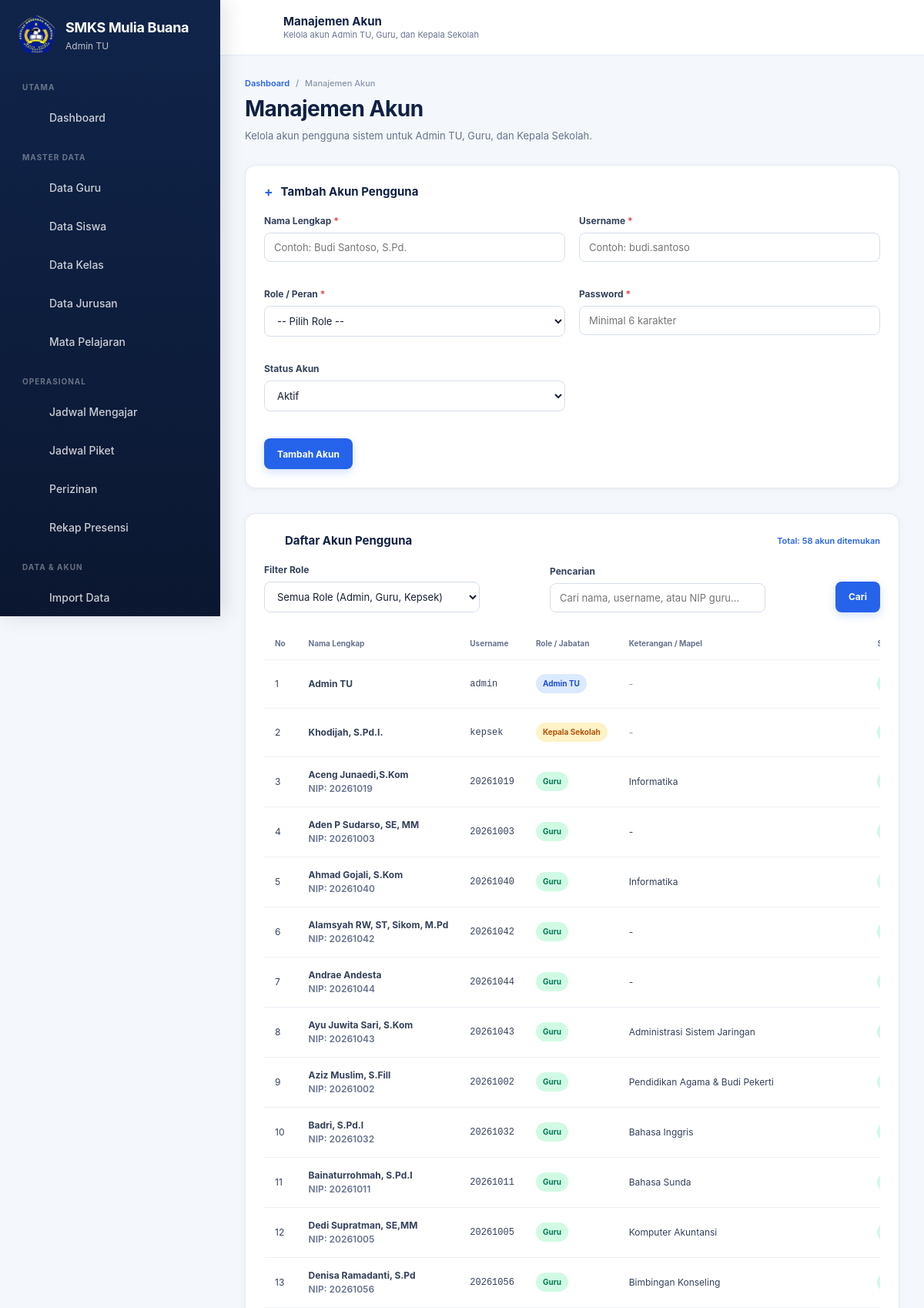
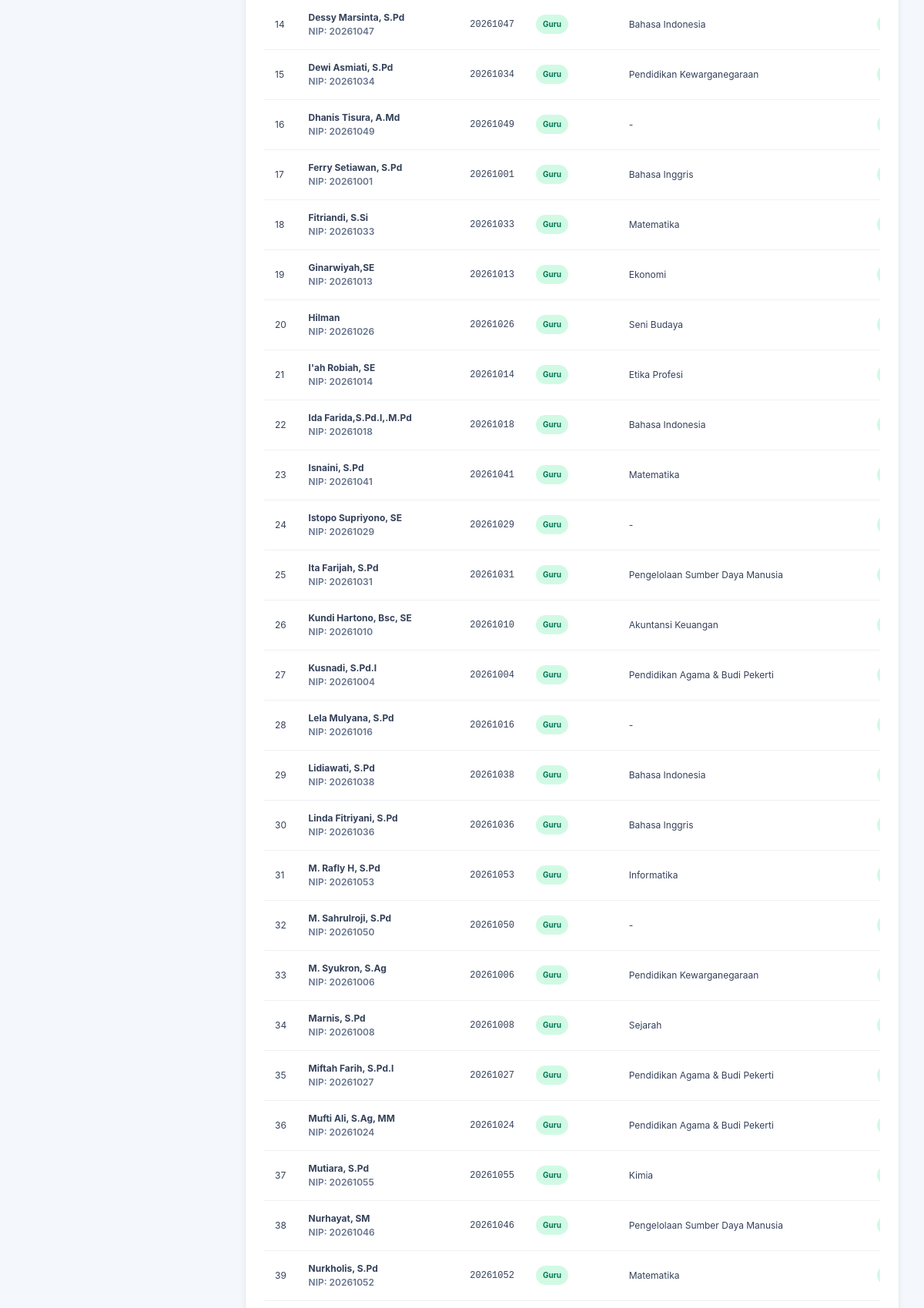
The page /admintu/users.php (signed in, upper part) on the database its author committed (2 pictures, top to bottom).
### tables this page shows
CREATE TABLE `users` (
  `id` int(10) unsigned NOT NULL AUTO_INCREMENT,
  `username` varchar(50) NOT NULL,
  `password` varchar(255) NOT NULL,
  `nama_lengkap` varchar(100) NOT NULL,
  `role` enum('adminTu','guru','kepsek') NOT NULL,
  `status` enum('aktif','nonaktif') NOT NULL DEFAULT 'aktif',
  `created_at` timestamp NOT NULL DEFAULT current_timestamp(),
  `updated_at` timestamp NOT NULL DEFAULT current_timestamp() ON UPDATE current_timestamp(),
  PRIMARY KEY (`id`),
  UNIQUE KEY `username` (`username`)
);

CREATE TABLE `guru` (
  `id` int(10) unsigned NOT NULL AUTO_INCREMENT,
  `user_id` int(10) unsigned NOT NULL,
  `nip` varchar(30) NOT NULL,
  `nama_lengkap` varchar(100) NOT NULL,
  `mapel_utama_id` int(10) unsigned DEFAULT NULL,
  `status` enum('aktif','nonaktif') NOT NULL DEFAULT 'aktif',
  `created_at` timestamp NOT NULL DEFAULT current_timestamp(),
  `updated_at` timestamp NOT NULL DEFAULT current_timestamp() ON UPDATE current_timestamp(),
  PRIMARY KEY (`id`),
  UNIQUE KEY `user_id` (`user_id`),
  UNIQUE KEY `nip` (`nip`),
  KEY `fk_guru_mapel` (`mapel_utama_id`),
  CONSTRAINT `fk_guru_mapel` FOREIGN KEY (`mapel_utama_id`) REFERENCES `mapel` (`id`) ON DELETE SET NULL ON UPDATE CASCADE,
  CONSTRAINT `fk_guru_user` FOREIGN KEY (`user_id`) REFERENCES `users` (`id`) ON UPDATE CASCADE
);

CREATE TABLE `mapel` (
  `id` int(10) unsigned NOT NULL AUTO_INCREMENT,
  `kode_mapel` varchar(20) NOT NULL,
  `nama_mapel` varchar(100) NOT NULL,
  `created_at` timestamp NOT NULL DEFAULT current_timestamp(),
  PRIMARY KEY (`id`),
  UNIQUE KEY `kode_mapel` (`kode_mapel`)
);

### admintu/users.php (the view, shortened to what the rows shown need)
<?php
require_once '../config/database.php';
require_once '../config/helpers.php';
$params = [];
$whereClauses = ["u.role IN ('adminTu', 'guru', 'kepsek')"];
$whereSql = implode(' AND ', $whereClauses);
$stmt = $pdo->prepare("
    SELECT
        u.id,
        u.username,
        u.nama_lengkap,
        u.role,
        u.status,
        g.id AS guru_id,
        g.nip,
        m.kode_mapel,
        m.nama_mapel
    FROM users u
    LEFT JOIN guru g ON g.user_id = u.id
    LEFT JOIN mapel m ON m.id = g.mapel_utama_id
    WHERE $whereSql
    ORDER BY
        CASE u.role
            WHEN 'adminTu' THEN 1
            WHEN 'kepsek' THEN 2
            WHEN 'guru' THEN 3
        END,
        u.nama_lengkap ASC
");
$stmt->execute($params);
$userList = $stmt->fetchAll();
$editUser = null;
?>
<!DOCTYPE html>
<html lang="id">
<head>
    <link
        rel="stylesheet"
        href="../assets/css/style.css"
    >
</head>
<body>
<div class="app-shell">
    <?php include __DIR__ . '/partials/sidebar.php'; ?>
    <div class="app-main">
        <main class="dashboard-content">
            <div class="dashboard-container">
                <div class="page-header">
                    <h1 class="page-title">
                        Manajemen Akun
                    </h1>
                </div>
                <div class="dashboard-card">
                    <div class="dashboard-card-header">
                        <h2 class="dashboard-card-title">
                            <span class="dashboard-card-title-icon">
                                <?= $editUser ? appIcon('edit', '', 16) : '+' ?>
                            </span>
                            <?= $editUser ? 'Edit Akun Pengguna' : 'Tambah Akun Pengguna' ?>
                        </h2>
                    </div>
                </div>
                <div class="dashboard-card">
                    <div class="dashboard-card-header">
                        <h2 class="dashboard-card-title">
                            <span class="dashboard-card-title-icon">
                                <?= appIcon("account", "", 18) ?>
                            </span>
                            Daftar Akun Pengguna
                        </h2>
                    </div>
                    <div class="dashboard-card-body">
                        <div class="schedule-table-wrap">
                            <table class="schedule-table">
                                <thead>
                                    <tr>
                                        <th>No</th>
                                        <th>Nama Lengkap</th>
                                        <th>Username</th>
                                        <th>Role / Jabatan</th>
                                        <th>Keterangan / Mapel</th>
                                        <th>Status</th>
                                    </tr>
                                </thead>
                                <tbody>
                                <?php if (!$userList): ?>
                                    <tr>
                                        <td
                                            colspan="7"
                                            style="text-align:center; padding: 30px; color: var(--text-500);"
                                        >
                                            Tidak ada akun yang sesuai kriteria pencarian.
                                        </td>
                                    </tr>
                                <?php else: ?>
                                    <?php foreach ($userList as $i => $user): ?>
                                        <?php
                                        $badgeClass = ($user['status'] === 'aktif')
                                            ? 'success'
                                            : 'secondary';
                                        if ($user['role'] === 'adminTu') {
                                            $roleLabel = 'Admin TU';
                                            $roleBadgeClass = 'info';
                                        } elseif ($user['role'] === 'guru') {
                                            $roleLabel = 'Guru';
                                            $roleBadgeClass = 'success';
                                        } else {
                                            $roleLabel = 'Kepala Sekolah';
                                            $roleBadgeClass = 'warning';
                                        }
                                        ?>
                                        <tr>
                                            <td>
                                                <?= $i + 1 ?>
                                            </td>
                                            <td class="schedule-subject">
                                                <strong><?= e($user['nama_lengkap']) ?></strong>
                                                <?php if ($user['role'] === 'guru' && !empty($user['nip'])): ?>
                                                    <div style="font-size: 12px; color: var(--text-500, #6b7280);">
                                                        NIP: <?= e($user['nip']) ?>
                                                    </div>
                                                <?php endif; ?>
                                            </td>
                                            <td>
                                                <code><?= e($user['username']) ?></code>
                                            </td>
                                            <td>
                                                <span
                                                    class="status-badge <?= e($roleBadgeClass) ?>"
                                                >
                                                    <?= e($roleLabel) ?>
                                                </span>
                                            </td>
                                            <td>
                                                <?php if ($user['role'] === 'guru'): ?>
                                                    <?= e($user['nama_mapel'] ?? '-') ?>
                                                <?php else: ?>
                                                    <span style="color: var(--text-400, #9ca3af);">-</span>
                                                <?php endif; ?>
                                            </td>
                                            <td>
                                                <span
                                                    class="status-badge <?= e($badgeClass) ?>"
                                                >
                                                </span>
                                            </td>
                                        </tr>
                                    <?php endforeach; ?>
                                <?php endif; ?>
                                </tbody>
                            </table>
                        </div>
                    </div>
                </div>
            </div>
        </main>
    </div>
</div>
</body>
</html>

### rows shown on the page
users: nama_lengkap "Admin TU", username "admin", role "Admin TU"
users: nama_lengkap "Khodijah, S.Pd.I.", username "kepsek", role "Kepala Sekolah"
guru: user.nama_lengkap "Aceng Junaedi,S.Kom", nip "20261019", user.username "20261019", user.role "Guru", mapel_utama.nama_mapel "Informatika"
guru: user.nama_lengkap "Aden P Sudarso, SE, MM", nip "20261003", user.username "20261003", user.role "Guru", nama_mapel "-"
guru: user.nama_lengkap "Ahmad Gojali, S.Kom", nip "20261040", user.username "20261040", user.role "Guru", mapel_utama.nama_mapel "Informatika"
guru: user.nama_lengkap "Alamsyah RW, ST, Sikom, M.Pd", nip "20261042", user.username "20261042", user.role "Guru", nama_mapel "-"
guru: user.nama_lengkap "Andrae Andesta", nip "20261044", user.username "20261044", user.role "Guru", nama_mapel "-"
guru: user.nama_lengkap "Ayu Juwita Sari, S.Kom", nip "20261043", user.username "20261043", user.role "Guru", mapel_utama.nama_mapel "Administrasi Sistem Jaringan"
guru: user.nama_lengkap "Aziz Muslim, S.Fill", nip "20261002", user.username "20261002", user.role "Guru", mapel_utama.nama_mapel "Pendidikan Agama & Budi Pekerti"
guru: user.nama_lengkap "Badri, S.Pd.I", nip "20261032", user.username "20261032", user.role "Guru", mapel_utama.nama_mapel "Bahasa Inggris"
guru: user.nama_lengkap "Bainaturrohmah, S.Pd.I", nip "20261011", user.username "20261011", user.role "Guru", mapel_utama.nama_mapel "Bahasa Sunda"
guru: user.nama_lengkap "Dedi Supratman, SE,MM", nip "20261005", user.username "20261005", user.role "Guru", mapel_utama.nama_mapel "Komputer Akuntansi"
guru: user.nama_lengkap "Denisa Ramadanti, S.Pd", nip "20261056", user.username "20261056", user.role "Guru", mapel_utama.nama_mapel "Bimbingan Konseling"
guru: user.nama_lengkap "Dessy Marsinta, S.Pd", nip "20261047", user.username "20261047", user.role "Guru", mapel_utama.nama_mapel "Bahasa Indonesia"
guru: user.nama_lengkap "Dewi Asmiati, S.Pd", nip "20261034", user.username "20261034", user.role "Guru", mapel_utama.nama_mapel "Pendidikan Kewarganegaraan"
guru: user.nama_lengkap "Dhanis Tisura, A.Md", nip "20261049", user.username "20261049", user.role "Guru", nama_mapel "-"
guru: user.nama_lengkap "Ferry Setiawan, S.Pd", nip "20261001", user.username "20261001", user.role "Guru", mapel_utama.nama_mapel "Bahasa Inggris"
guru: user.nama_lengkap "Fitriandi, S.Si", nip "20261033", user.username "20261033", user.role "Guru", mapel_utama.nama_mapel "Matematika"
guru: user.nama_lengkap "Ginarwiyah,SE", nip "20261013", user.username "20261013", user.role "Guru", mapel_utama.nama_mapel "Ekonomi"
guru: user.nama_lengkap "Hilman", nip "20261026", user.username "20261026", user.role "Guru", mapel_utama.nama_mapel "Seni Budaya"
guru: user.nama_lengkap "I'ah Robiah, SE", nip "20261014", user.username "20261014", user.role "Guru", mapel_utama.nama_mapel "Etika Profesi"
guru: user.nama_lengkap "Ida Farida,S.Pd.I,.M.Pd", nip "20261018", user.username "20261018", user.role "Guru", mapel_utama.nama_mapel "Bahasa Indonesia"
guru: user.nama_lengkap "Isnaini, S.Pd", nip "20261041", user.username "20261041", user.role "Guru", mapel_utama.nama_mapel "Matematika"
guru: user.nama_lengkap "Istopo Supriyono, SE", nip "20261029", user.username "20261029", user.role "Guru", nama_mapel "-"
guru: user.nama_lengkap "Ita Farijah, S.Pd", nip "20261031", user.username "20261031", user.role "Guru", mapel_utama.nama_mapel "Pengelolaan Sumber Daya Manusia"
guru: user.nama_lengkap "Kundi Hartono, Bsc, SE", nip "20261010", user.username "20261010", user.role "Guru", mapel_utama.nama_mapel "Akuntansi Keuangan"
guru: user.nama_lengkap "Kusnadi, S.Pd.I", nip "20261004", user.username "20261004", user.role "Guru", mapel_utama.nama_mapel "Pendidikan Agama & Budi Pekerti"
guru: user.nama_lengkap "Lela Mulyana, S.Pd", nip "20261016", user.username "20261016", user.role "Guru", nama_mapel "-"
guru: user.nama_lengkap "Lidiawati, S.Pd", nip "20261038", user.username "20261038", user.role "Guru", mapel_utama.nama_mapel "Bahasa Indonesia"
guru: user.nama_lengkap "Linda Fitriyani, S.Pd", nip "20261036", user.username "20261036", user.role "Guru", mapel_utama.nama_mapel "Bahasa Inggris"
guru: user.nama_lengkap "M. Rafly H, S.Pd", nip "20261053", user.username "20261053", user.role "Guru", mapel_utama.nama_mapel "Informatika"
guru: user.nama_lengkap "M. Sahrulroji, S.Pd", nip "20261050", user.username "20261050", user.role "Guru", nama_mapel "-"
guru: user.nama_lengkap "M. Syukron, S.Ag", nip "20261006", user.username "20261006", user.role "Guru", mapel_utama.nama_mapel "Pendidikan Kewarganegaraan"
guru: user.nama_lengkap "Marnis, S.Pd", nip "20261008", user.username "20261008", user.role "Guru", mapel_utama.nama_mapel "Sejarah"
guru: user.nama_lengkap "Miftah Farih, S.Pd.I", nip "20261027", user.username "20261027", user.role "Guru", mapel_utama.nama_mapel "Pendidikan Agama & Budi Pekerti"
guru: user.nama_lengkap "Mufti Ali, S.Ag, MM", nip "20261024", user.username "20261024", user.role "Guru", mapel_utama.nama_mapel "Pendidikan Agama & Budi Pekerti"
guru: user.nama_lengkap "Mutiara, S.Pd", nip "20261055", user.username "20261055", user.role "Guru", mapel_utama.nama_mapel "Kimia"
guru: user.nama_lengkap "Nurhayat, SM", nip "20261046", user.username "20261046", user.role "Guru", mapel_utama.nama_mapel "Pengelolaan Sumber Daya Manusia"
guru: user.nama_lengkap "Nurkholis, S.Pd", nip "20261052", user.username "20261052", user.role "Guru", mapel_utama.nama_mapel "Matematika"

### other values the page prints
$grup "UTAMA"
$menu['label'] "Dashboard"
$grup "MASTER DATA"
$menu['label'] "Data Guru"
$menu['label'] "Data Siswa"
$menu['label'] "Data Kelas"
$menu['label'] "Data Jurusan"
$menu['label'] "Mata Pelajaran"
$grup "OPERASIONAL"
$menu['label'] "Jadwal Mengajar"
$menu['label'] "Jadwal Piket"
$menu['label'] "Perizinan"
$menu['label'] "Rekap Presensi"
$grup "DATA & AKUN"
$menu['label'] "Import Data"
